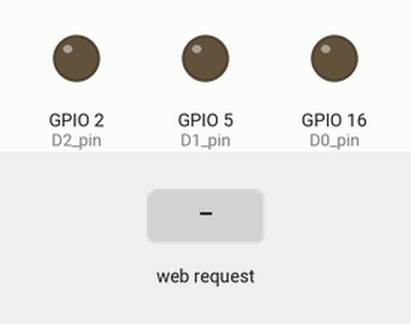
Simulated run of this sketch. Board: ESP8266 (NodeMCU). Shown: output pins drawn as LEDs (lit = HIGH). The inputs (shaded band) are chosen by the test bench. WiFi joins after 1.5 s; servers stay silent unless stated; what the sketch prints to the serial monitor is not drawn.

Above: at 2.8 s.
2.9 s: HTTP request GET /socket1On received
At 3.4 s:
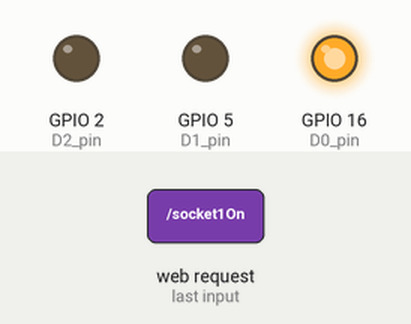
4.4 s: HTTP request GET /socket2On received
At 5.6 s:
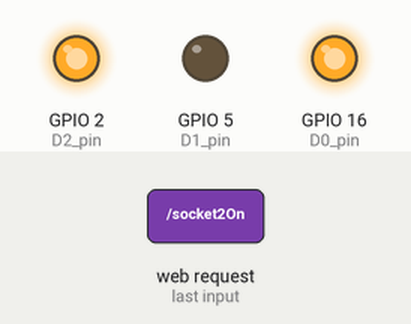
5.9 s: HTTP request GET /socket1Off received
At 6.9 s:
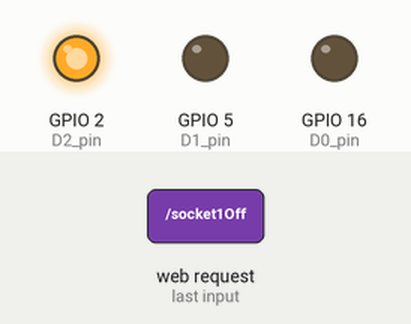
7.4 s: HTTP request GET /socket3On received
At 8.0 s:
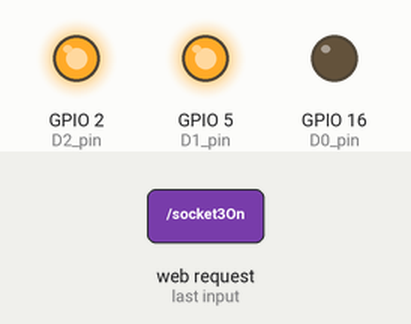
8.9 s: HTTP request GET /socket2Off received
At 9.2 s:
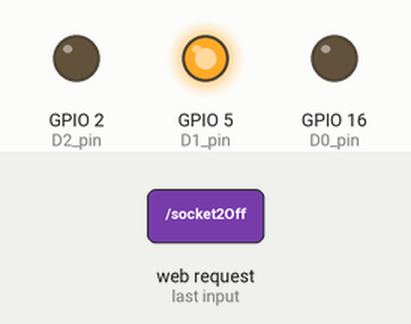
10.4 s: HTTP request GET /socket3Off received
At 11.5 s:
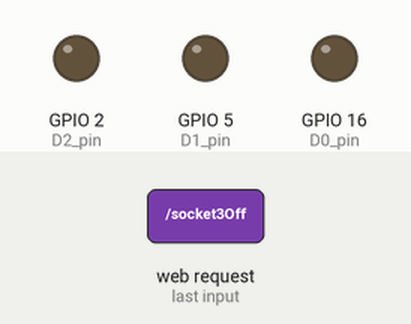
Timing chart, 0 to 12.9 s (numbered marks = the images above; inputs shaded):
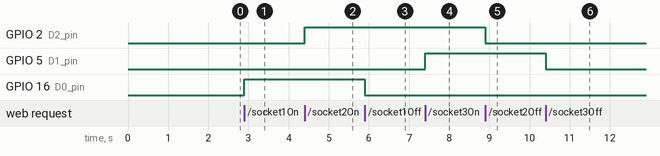

Measured:
- after the input at 2.9 s, GPIO 16 (D0_pin): LOW → HIGH at once
- after the input at 4.4 s, GPIO 2 (D2_pin): LOW → HIGH at once
- after the input at 5.9 s, GPIO 16 (D0_pin): HIGH → LOW at once
- after the input at 7.4 s, GPIO 5 (D1_pin): LOW → HIGH at once
- after the input at 8.9 s, GPIO 2 (D2_pin): HIGH → LOW at once
- after the input at 10.4 s, GPIO 5 (D1_pin): HIGH → LOW at once

The sketch:

WiFiWebServer-3LED.ino
```cpp
#include <ESP8266WiFi.h>
#include <WiFiClient.h>
#include <ESP8266WebServer.h>
#include <ESP8266mDNS.h>

MDNSResponder mdns;

// Wi-Fi
const char* ssid = "AIRPORT";
const char* password = "1803200820082008";

byte arduino_mac[] = { 0xDE, 0xED, 0xBA, 0xFE, 0xFE, 0xED };
IPAddress ip(192,168,1,35);
IPAddress gateway(192,168,1,1);
IPAddress subnet(255,255,255,0);

ESP8266WebServer server(80);

int D0_pin = 16;
int D2_pin = 2;
int D1_pin = 5;


void setup(void){
  // preparing GPIOs
  pinMode(D0_pin, OUTPUT);
  digitalWrite(D0_pin, LOW);
  pinMode(D2_pin, OUTPUT);
  digitalWrite(D2_pin, LOW);
  pinMode(D1_pin, OUTPUT);
  digitalWrite(D1_pin, LOW);


  delay(100);
  Serial.begin(115200);
  WiFi.begin(ssid, password);
  WiFi.config(ip, gateway, subnet);


  Serial.println("");

  // Wait for connection
  while (WiFi.status() != WL_CONNECTED) {
    delay(500);
   Serial.print(".");
  }
  Serial.println("");
  Serial.print("Connected to ");
  Serial.println(ssid);
  Serial.print("IP address: ");
  Serial.println(WiFi.localIP());

  if (mdns.begin("esp8266", WiFi.localIP())) {
    Serial.println("MDNS responder started");
  }

  //+++++++++++++++++++++++ START  LED-1 ++++++++++++++++++++
  server.on("/", [](){
    server.send(200, "text/html", webPage());
  });
  server.on("/socket1On", [](){
    digitalWrite(D0_pin, HIGH);
    server.send(200, "text/html", webPage());
    delay(100);

  });
  server.on("/socket1Off", [](){
    digitalWrite(D0_pin, LOW);
    server.send(200, "text/html", webPage());
    delay(100);
   //+++++++++++++++++++++++ END  LED-1 ++++++++++++++++++++

   //+++++++++++++++++++++++ START  LED-2  ++++++++++++++++++++
  });
  server.on("/socket2On", [](){
    digitalWrite(D2_pin, HIGH);
    server.send(200, "text/html", webPage());
    delay(100);
  });
  server.on("/socket2Off", [](){
    digitalWrite(D2_pin, LOW);
    server.send(200, "text/html", webPage());
    delay(100);

   // +++++++++++++++++++++++ END  LED-2 ++++++++++++++++++++

   //+++++++++++++++++++++++ START  LED-3  ++++++++++++++++++++
  });
  server.on("/socket3On", [](){
    digitalWrite(D1_pin, HIGH);
    server.send(200, "text/html", webPage());
    delay(100);
  });
  server.on("/socket3Off", [](){
    digitalWrite(D1_pin, LOW);
    server.send(200, "text/html", webPage());
    delay(100);

   // +++++++++++++++++++++++ END  LED-3 ++++++++++++++++++++


  });
  server.begin();
  Serial.println("HTTP server started");
}

void loop(void){
  server.handleClient();
}

String webPage()
{
  String web;
  web += "<head><meta name=\"viewport\" content=\"width=device-width, initial-scale=1\"/> <meta charset=\"utf-8\"><title>ESP 8266</title><style>button{color:red;padding: 10px 27px;}</style></head>";
  web += "<h1 style=\"text-align: center;font-family: Open sans;font-weight: 100;font-size: 20px;\">ESP8266 Web Server</h1><div>";
  //++++++++++ LED-1  +++++++++++++
  web += "<p style=\"text-align: center;margin-top: 0px;margin-bottom: 5px;\">----LED 1----</p>";
  if (digitalRead(D0_pin) == 1)
  {
    web += "<div style=\"text-align: center;width: 98px;color:white ;padding: 10px 30px;background-color: #43a209;margin: 0 auto;\">ON</div>";
  }
  else
  {
    web += "<div style=\"text-align: center;width: 98px;color:white ;padding: 10px 30px;background-color: #ec1212;margin: 0 auto;\">OFF</div>";
  }
  web += "<div style=\"text-align: center;margin: 5px 0px;\"> <a href=\"socket1On\"><button>ON</button></a>&nbsp;<a href=\"socket1Off\"><button>OFF</button></a></div>";
  // ++++++++ LED-1 +++++++++++++

  //++++++++++ LED-2  +++++++++++++
  web += "<p style=\"text-align: center;margin-top: 0px;margin-bottom: 5px;\">----LED 2----</p>";
  if (digitalRead(D2_pin) == 1)
  {
    web += "<div style=\"text-align: center;width: 98px;color:white ;padding: 10px 30px;background-color: #43a209;margin: 0 auto;\">ON</div>";
  }
  else
  {
    web += "<div style=\"text-align: center;width: 98px;color:white ;padding: 10px 30px;background-color: #ec1212;margin: 0 auto;\">OFF</div>";
  }
  web += "<div style=\"text-align: center;margin: 5px 0px;\"> <a href=\"socket2On\"><button>ON</button></a>&nbsp;<a href=\"socket2Off\"><button>OFF</button></a></div>";
  // ++++++++ LED-2 +++++++++++++

  //++++++++++ LED-3  +++++++++++++
  web += "<p style=\"text-align: center;margin-top: 0px;margin-bottom: 5px;\">----LED 3----</p>";
  if (digitalRead(D1_pin) == 1)
  {
    web += "<div style=\"text-align: center;width: 98px;color:white ;padding: 10px 30px;background-color: #43a209;margin: 0 auto;\">ON</div>";
  }
  else
  {
    web += "<div style=\"text-align: center;width: 98px;color:white ;padding: 10px 30px;background-color: #ec1212;margin: 0 auto;\">OFF</div>";
  }
  web += "<div style=\"text-align: center;margin: 5px 0px;\"> <a href=\"socket3On\"><button>ON</button></a>&nbsp;<a href=\"socket3Off\"><button>OFF</button></a></div>";
  // ++++++++ LED-2 +++++++++++++

  // ========REFRESH=============
  web += "<div style=\"text-align:center;margin-top: 20px;\"><a href=\"/\"><button style=\"width:158px;\">REFRESH</button></a></div>";
  // ========REFRESH=============


  web += "</div>";
  return(web);
}
```
